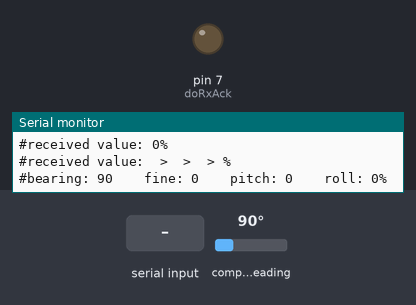
The sketch below on a simulated Arduino Uno, built with avr-gcc and run on an emulated ATmega328P. Parts: output pins drawn as LEDs (lit = HIGH), the last lines printed to the serial monitor. Wiring (inferred from the names in the program): CMPS compass at I2C address 0x60. Inputs (shaded band) come from the test bench; at power-on: compass heading 90°.

Above: at 1.7 s.
1.8 s: compass heading set to 180°
4.8 s: "7" received over Serial
At 5.2 s:
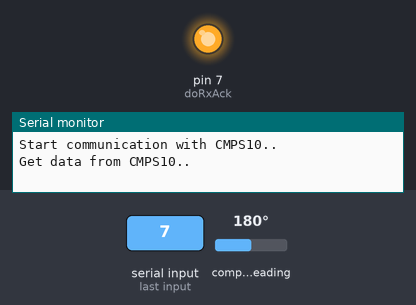
7.8 s: "A" received over Serial
10.8 s: compass heading set to 7°
13.8 s: "B" received over Serial
Timing chart, 0 to 16.8 s (numbered marks = the images above; inputs shaded):
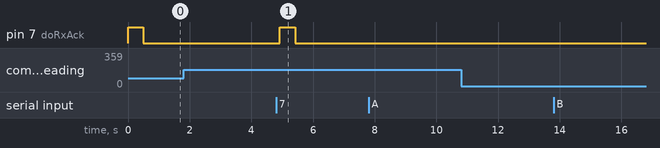

The sketch:

Arduino_Connectie_C_.ino
```cpp
#include <Wire.h>

#define ADDRESS 0x60                                           //Defines address of CMPS10
String stringToCheck = "";
int doRxAck = 7;

void setup()
{
  Wire.begin();

  pinMode(doRxAck, OUTPUT);

  digitalWrite(doRxAck, HIGH);
  delay(500);
  digitalWrite(doRxAck, LOW);

  Serial.begin(9600);
  Serial.println("Start up finished..");
}

void loop()
{
  byte highByte, lowByte, fine;              // highByte and lowByte store high and low bytes of the bearing and fine stores decimal place of bearing
  byte pitch, roll;                          // Stores pitch and roll values of CMPS10, chars are used because they support signed value
  int bearing;                               // Stores full bearing

    int m_receivedValue;
  char m_data[3];

  Serial.println("Start communication with CMPS10..");
  Wire.beginTransmission(ADDRESS);          // starts communication with CMPS10
  Wire.write(2);                            // Sends the register we wish to start reading from
  Wire.endTransmission();

  Serial.println("Get data from CMPS10..");
  Wire.requestFrom(ADDRESS, 4);             // Request 4 bytes from CMPS10
  while(Wire.available() < 4);              // Wait for bytes to become available

  highByte = Wire.read();
  lowByte = Wire.read();
  pitch = (byte)Wire.read();
  roll = (byte)Wire.read();

  bearing = ((highByte<<8)+lowByte)/10;     // Calculate full bearing
  fine = ((highByte<<8)+lowByte)%10;        // Calculate decimal place of bearing

  if(Serial.available() > 0)
  {
        m_receivedValue = Serial.read();

        if(m_receivedValue == 55)
        {
          digitalWrite(doRxAck, HIGH);
          delay(500);
        }
        digitalWrite(doRxAck, LOW);

    Serial.readBytes(m_data, 3);

    if(m_data[0] == 65 && m_data[1] == 66)
    {
      switch(m_data[2])
      {
      case 67:
        digitalWrite(doRxAck, HIGH);
        Serial.println("GAY");
        delay(500);
        break;
      case 68:
        digitalWrite(doRxAck, HIGH);
        delay(1000);
        break;
      default:
        digitalWrite(doRxAck, HIGH);
        delay(100);
        break;
      }
    }

    digitalWrite(doRxAck, LOW);
  }

   Serial.println("#received value: " + (String)m_receivedValue + (String)"%");
  Serial.println("#received value: " + (String)m_data[0] + " > "  + (String)m_data[1] + " > " + (String)m_data[2] + " > " + (String)"%");

  Serial.println((String)"#" + "bearing: " + (String)bearing + "\t\t" + "fine: " + (String)fine + "\t\t" +
    "pitch: " + (String)pitch + "\t\t" + "roll: " + (String)roll +
    (String)"%");

  Serial.flush();


  delay(100);
}
```

Measured:
- after the input at 4.8 s, pin 7 (doRxAck): LOW → HIGH after 0.12 s, → LOW 0.50 s later
